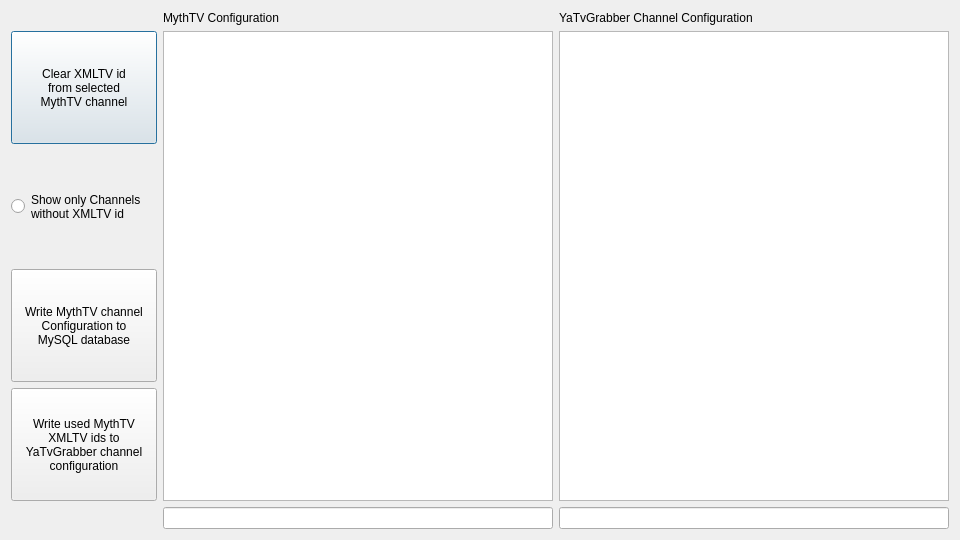
<?xml version="1.0" encoding="UTF-8"?>
<ui version="4.0">
 <class>Dialog</class>
 <widget class="QDialog" name="Dialog">
  <property name="geometry">
   <rect>
    <x>0</x>
    <y>0</y>
    <width>960</width>
    <height>540</height>
   </rect>
  </property>
  <property name="sizePolicy">
   <sizepolicy hsizetype="Fixed" vsizetype="Fixed">
    <horstretch>0</horstretch>
    <verstretch>0</verstretch>
   </sizepolicy>
  </property>
  <property name="minimumSize">
   <size>
    <width>960</width>
    <height>540</height>
   </size>
  </property>
  <property name="maximumSize">
   <size>
    <width>960</width>
    <height>540</height>
   </size>
  </property>
  <property name="windowTitle">
   <string>YaTvGrabber MythTV Configurator</string>
  </property>
  <layout class="QGridLayout" name="gridLayout_2">
   <item row="0" column="0">
    <layout class="QGridLayout" name="gridLayout">
     <item row="0" column="1">
      <widget class="QLabel" name="labelMythtvConfig">
       <property name="text">
        <string>MythTV Configuration</string>
       </property>
      </widget>
     </item>
     <item row="0" column="2">
      <widget class="QLabel" name="labelYatvgrabberConfig">
       <property name="text">
        <string>YaTvGrabber Channel Configuration</string>
       </property>
      </widget>
     </item>
     <item row="1" column="0">
      <widget class="QPushButton" name="clearMythtvXmlTvIdButton">
       <property name="sizePolicy">
        <sizepolicy hsizetype="Fixed" vsizetype="Expanding">
         <horstretch>0</horstretch>
         <verstretch>0</verstretch>
        </sizepolicy>
       </property>
       <property name="minimumSize">
        <size>
         <width>146</width>
         <height>0</height>
        </size>
       </property>
       <property name="maximumSize">
        <size>
         <width>146</width>
         <height>16777215</height>
        </size>
       </property>
       <property name="text">
        <string>Clear XMLTV id
from selected
MythTV channel</string>
       </property>
      </widget>
     </item>
     <item row="1" column="1" rowspan="4">
      <widget class="QListView" name="listViewMythtvConfig">
       <property name="horizontalScrollBarPolicy">
        <enum>Qt::ScrollBarAlwaysOff</enum>
       </property>
       <property name="editTriggers">
        <set>QAbstractItemView::NoEditTriggers</set>
       </property>
      </widget>
     </item>
     <item row="1" column="2" rowspan="4">
      <widget class="QListView" name="listViewYatvgrabberConfig">
       <property name="horizontalScrollBarPolicy">
        <enum>Qt::ScrollBarAlwaysOff</enum>
       </property>
       <property name="editTriggers">
        <set>QAbstractItemView::NoEditTriggers</set>
       </property>
      </widget>
     </item>
     <item row="2" column="0">
      <widget class="QRadioButton" name="radioButtonWithoutXmlId">
       <property name="sizePolicy">
        <sizepolicy hsizetype="Fixed" vsizetype="Expanding">
         <horstretch>0</horstretch>
         <verstretch>0</verstretch>
        </sizepolicy>
       </property>
       <property name="text">
        <string>Show only Channels
without XMLTV id</string>
       </property>
       <property name="checked">
        <bool>false</bool>
       </property>
      </widget>
     </item>
     <item row="3" column="0">
      <widget class="QPushButton" name="writeMythtvConfigButton">
       <property name="sizePolicy">
        <sizepolicy hsizetype="Fixed" vsizetype="Expanding">
         <horstretch>0</horstretch>
         <verstretch>0</verstretch>
        </sizepolicy>
       </property>
       <property name="minimumSize">
        <size>
         <width>146</width>
         <height>0</height>
        </size>
       </property>
       <property name="maximumSize">
        <size>
         <width>146</width>
         <height>16777215</height>
        </size>
       </property>
       <property name="text">
        <string>Write MythTV channel
Configuration to
MySQL database</string>
       </property>
      </widget>
     </item>
     <item row="4" column="0">
      <widget class="QPushButton" name="writeYaTvGrabberConfigButton">
       <property name="sizePolicy">
        <sizepolicy hsizetype="Fixed" vsizetype="Expanding">
         <horstretch>0</horstretch>
         <verstretch>0</verstretch>
        </sizepolicy>
       </property>
       <property name="minimumSize">
        <size>
         <width>146</width>
         <height>0</height>
        </size>
       </property>
       <property name="maximumSize">
        <size>
         <width>146</width>
         <height>16777215</height>
        </size>
       </property>
       <property name="text">
        <string>Write used MythTV
XMLTV ids to
YaTvGrabber channel
configuration</string>
       </property>
      </widget>
     </item>
     <item row="5" column="1">
      <widget class="QLineEdit" name="lineSearchMythtvConfig"/>
     </item>
     <item row="5" column="2">
      <widget class="QLineEdit" name="lineSearchYatvgrabberConfig"/>
     </item>
    </layout>
   </item>
  </layout>
 </widget>
 <resources/>
 <connections/>
</ui>
